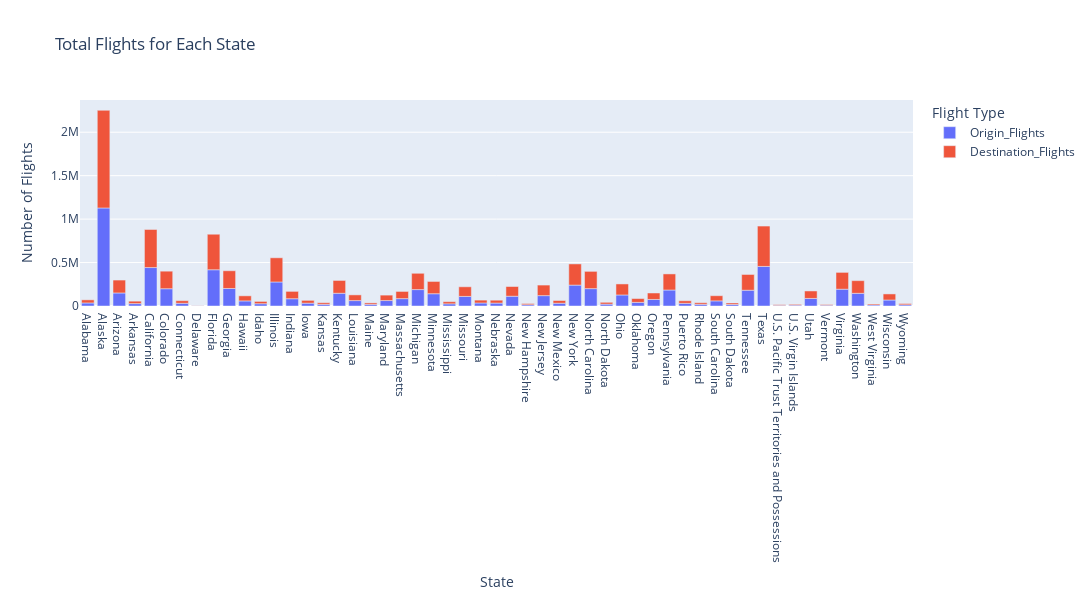

The code cell stored with this chart in its notebook:
### Markdown cell above
So, it has been shown that California is one of the states with the highest GDP, while Vermont has the lowest GDP. But does the same pattern hold for their number of flights?

### Code cell
# Sum the flight counts for origin and destination states
total_origin_flights = origin_flight_counts.groupby('State')['Flight_Count'].sum().reset_index(name='Origin_Flights')
total_dest_flights = dest_flight_counts.groupby('State')['Flight_Count'].sum().reset_index(name='Destination_Flights')

# Create a bar plot for the total flights per state
fig = px.bar(total_flights, 
             x='State', 
             y=['Origin_Flights', 'Destination_Flights'], 
             title='Total Flights for Each State',
             labels={'value': 'Number of Flights', 'variable': 'Flight Type'},
             height=600, 
             width=1300)

# Show the plot
fig.show()

### Figure 1 — Plotly figure (JSON) as saved in the notebook; plotly's stock layout.template omitted (floating-point values rounded to 4 significant figures)
{"data": [{"alignmentgroup": "True", "hovertemplate": "Flight Type=Origin_Flights<br>State=%{x}<br>Number of Flights=%{y}<extra></extra>", "legendgroup": "Origin_Flights", "marker": {"color": "#636efa", "pattern": {"shape": ""}}, "name": "Origin_Flights", "offsetgroup": "Origin_Flights", "orientation": "v", "showlegend": true, "textposition": "auto", "type": "bar", "x": ["Alabama", "Alaska", "Arizona", "Arkansas", "California", "Colorado", "Connecticut", "Delaware", "Florida", "Georgia", "Hawaii", "Idaho", "Illinois", "Indiana", "Iowa", "Kansas", "Kentucky", "Louisiana", "Maine", "Maryland", "Massachusetts", "Michigan", "Minnesota", "Mississippi", "Missouri", "Montana", "Nebraska", "Nevada", "New Hampshire", "New Jersey", "New Mexico", "New York", "North Carolina", "North Dakota", "Ohio", "Oklahoma", "Oregon", "Pennsylvania", "Puerto Rico", "Rhode Island", "South Carolina", "South Dakota", "Tennessee", "Texas", "U.S. Pacific Trust Territories and Possessions", "U.S. Virgin Islands", "Utah", "Vermont", "Virginia", "Washington", "West Virginia", "Wisconsin", "Wyoming"], "xaxis": "x", "y": [35116, 1128333, 150079, 27595, 442546, 198912, 31292, 1036, 417038, 201545, 58439, 26228, 276508, 83667, 32679, 18854, 146620, 62289, 18663, 62778, 84769, 188999, 141193, 24897, 110220, 34727, 33763, 112538, 14313, 119384, 31982, 240490, 199968, 21504, 126953, 41842, 75292, 184150, 30791, 19177, 58942, 17379, 181476, 455475, 7156, 9508, 87041, 8584, 193351, 145909, 11212, 69086, 13677], "yaxis": "y"}, {"alignmentgroup": "True", "hovertemplate": "Flight Type=Destination_Flights<br>State=%{x}<br>Number of Flights=%{y}<extra></extra>", "legendgroup": "Destination_Flights", "marker": {"color": "#EF553B", "pattern": {"shape": ""}}, "name": "Destination_Flights", "offsetgroup": "Destination_Flights", "orientation": "v", "showlegend": true, "textposition": "auto", "type": "bar", "x": ["Alabama", "Alaska", "Arizona", "Arkansas", "California", "Colorado", "Connecticut", "Delaware", "Florida", "Georgia", "Hawaii", "Idaho", "Illinois", "Indiana", "Iowa", "Kansas", "Kentucky", "Louisiana", "Maine", "Maryland", "Massachusetts", "Michigan", "Minnesota", "Mississippi", "Missouri", "Montana", "Nebraska", "Nevada", "New Hampshire", "New Jersey", "New Mexico", "New York", "North Carolina", "North Dakota", "Ohio", "Oklahoma", "Oregon", "Pennsylvania", "Puerto Rico", "Rhode Island", "South Carolina", "South Dakota", "Tennessee", "Texas", "U.S. Pacific Trust Territories and Possessions", "U.S. Virgin Islands", "Utah", "Vermont", "Virginia", "Washington", "West Virginia", "Wisconsin", "Wyoming"], "xaxis": "x", "y": [35823, 1124020, 148464, 28040, 438143, 201822, 29986, 1670, 409012, 204182, 58708, 26481, 278361, 84597, 32177, 18927, 147438, 65689, 17068, 62407, 82838, 187524, 141282, 24687, 110869, 33109, 33095, 111726, 13898, 121508, 31288, 243946, 198678, 20808, 126899, 43947, 74464, 185152, 29408, 18422, 59508, 17346, 181366, 464728, 7938, 9551, 86084, 8406, 193424, 145874, 11357, 69790, 14030], "yaxis": "y"}], "layout": {"barmode": "relative", "height": 600, "legend": {"title": {"text": "Flight Type"}, "tracegroupgap": 0}, "title": {"text": "Total Flights for Each State"}, "width": 1300, "xaxis": {"anchor": "y", "domain": [0, 1], "title": {"text": "State"}}, "yaxis": {"anchor": "x", "domain": [0, 1], "title": {"text": "Number of Flights"}}}}
